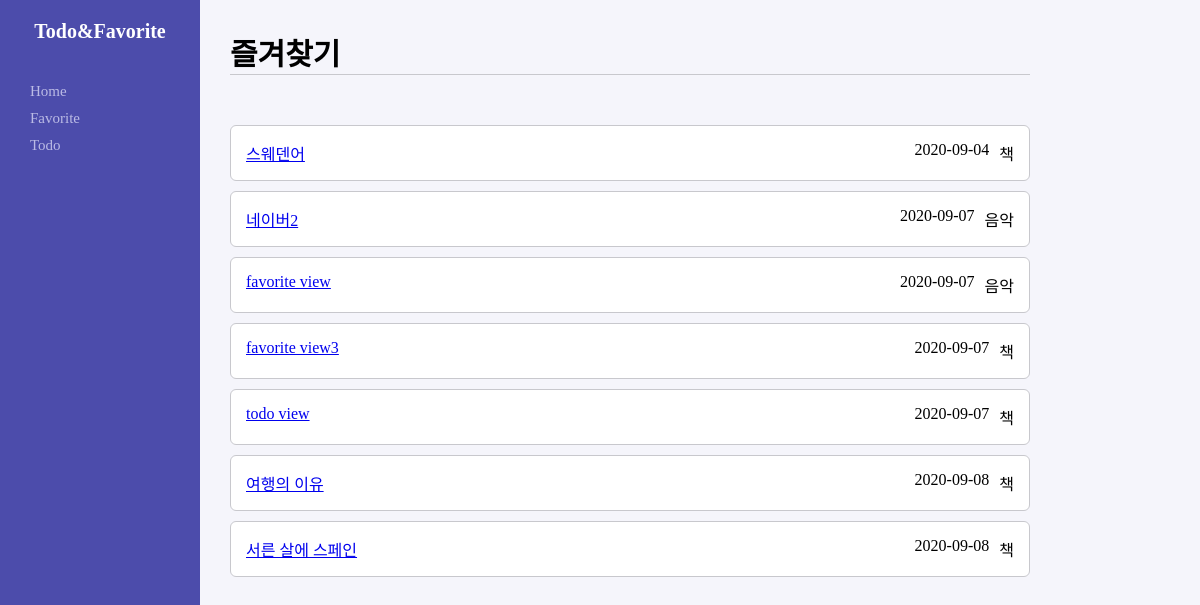
Screenshot of /second/favorite with the database file from the repository.
### second/models.py (models this page shows)
class Favorite(models.Model):
    seq = models.AutoField(primary_key=True)
    name = models.CharField(max_length=50)
    url = models.CharField(max_length=100)
    memo = models.TextField()
    reg_date = models.DateField(auto_now_add=True)
    group = models.ForeignKey(FavoriteGroup, on_delete=models.CASCADE)

class FavoriteGroup(models.Model):
    seq = models.AutoField(primary_key=True)
    name = models.CharField(max_length=50)
    reg_date = models.DateField(auto_now_add=True)
    def __str__(self):
        return self.name

### second/views.py (the view)
# urls.py: path('favorite', views.favorite, name='favorite'),
def favorite(request):
    data = Favorite.objects.all()
    return render(request, "second/favorite.html",
        {'datas':data}
    )

### second/templates/second/favorite.html (shortened to what this page needs)
{% extends 'second/layout.html' %}
{% block content %}
<h3>즐겨찾기</h3>
<div>
{% for data in datas %}
    <div class="item">
        <div class="name">
            <a href="{% url 'second:favorite_detail' data.seq %}">
            {{ data.name }}
            </a>
        </div>
        <div class="group">
            {{ data.group }}
        </div>
        <div class="regdate">
            {{ data.reg_date|date:"Y-m-d" }}
        </div>
    </div>
{% endfor %}
</div>
{% endblock %}

### second/templates/second/layout.html (shortened to what this page needs)
<!DOCTYPE html>
<html>
<head>
</head>
<body>
    <div id="menu">
        <div id="logo">Todo&Favorite</div>
        <ul>
            <li><a href="{% url 'second:index' %}">Home</a></li>
            <li><a href="{% url 'second:favorite' %}">Favorite</a></li>
            <li><a href="{% url 'second:todo' %}">Todo</a></li>
        </ul>
    </div>
    <div id="content">
        {% block content %}
        {% endblock %}
    </div>
</body>
</html>

### second/templates/second/layout.html (style rules this page uses)
html, body, ul { margin: 0; padding: 0; }
html, body { height: 100%; background-color: #f5f5fb; }
ul { list-style:none; }
#menu, #content { float: left; }
#menu { background-color: #4c4cab; width: 200px; height: 100%; }
#menu #logo { margin-top: 20px; color: white; font-weight: 700; font-size: 20px; text-align: center; }
#menu ul { margin-top: 40px; }
#menu ul a { color: #bbbbe5; text-decoration: none; }
#menu ul li { color: #bbbbe5; margin-bottom: 10px; font-size: 15px; padding-left: 30px; }
#content { padding-left: 30px; }
h3 { width: 800px; border-bottom: 1px solid #c8c8cd; font-size: 30px; margin-bottom: 50px; }
#content .item { padding: 15px; overflow: auto; border: 1px solid #c8c8cd; border-radius: 6px; margin-bottom: 10px; background-color: white; }
#content .name { float: left; }
#content .regdate { margin-right: 10px; }
#content .regdate, #content .group { float: right; }

### rows the page displays
Favorite: name "스웨덴어", group "책", reg_date "2020-09-04"
Favorite: name "네이버2", group "음악", reg_date "2020-09-07"
Favorite: name "favorite view", group "음악", reg_date "2020-09-07"
Favorite: name "favorite view3", group "책", reg_date "2020-09-07"
Favorite: name "todo view", group "책", reg_date "2020-09-07"
Favorite: name "여행의 이유", group "책", reg_date "2020-09-08"
Favorite: name "서른 살에 스페인", group "책", reg_date "2020-09-08"
